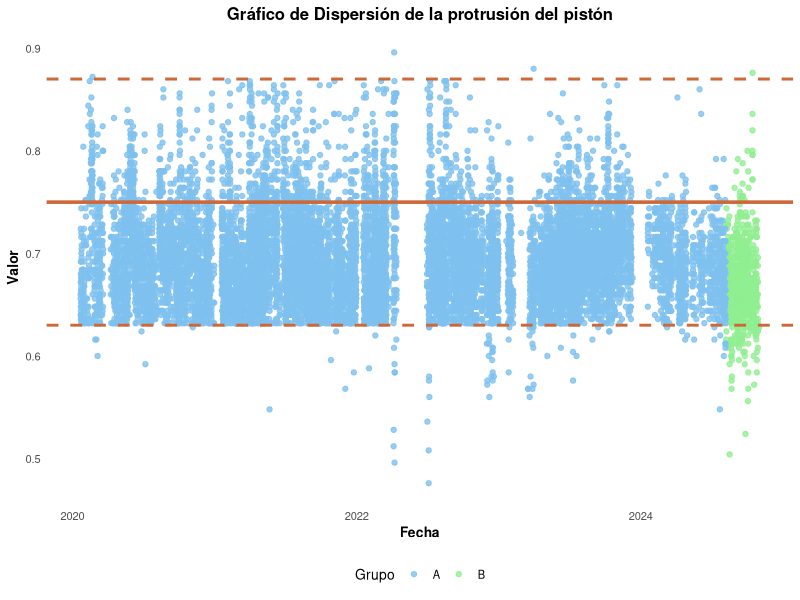

This figure's R source:
## ---- chunk 1

library(readxl)
library(ggplot2)
library(dplyr)
library(knitr)

## ---- chunk 2

TDC <- read_excel("data/PP.xlsx")

TDC <- TDC %>%
  mutate(VALUE = gsub(",", ".", VALUE) %>% as.numeric())

TDC <- TDC |>
  mutate(VALUE = if_else(VALUE == 0, NA_real_, VALUE))

Q1 <- quantile(TDC$VALUE, 0.25, na.rm = TRUE)
Q3 <- quantile(TDC$VALUE, 0.75, na.rm = TRUE)
lower_bound <- Q1 - 3.5 * (Q3 - Q1) 
upper_bound <- Q3 + 3.5 * (Q3 - Q1)

#Por la naturaleza de los datos, se multiplica el IQR por 3.5 para eliminar sólo los valores atìpicos extremos.

TDC <- TDC |>
  filter(VALUE >= lower_bound & VALUE <= upper_bound) |>
  mutate(GRUPO = ifelse(TIME_STAMP < as.POSIXct("2024-08-07 00:00:00"), "A", "B"))

## ---- chunk 3

lower_limit <- 0.75 - 0.12  # 0.63
nominal <- 0.75
upper_limit <- 0.75 + 0.12  # 0.87

# Gráfico de dispersión
ggplot(data = TDC, aes(x = TIME_STAMP, y = VALUE, color = GRUPO)) +
  geom_point(size = 1.5, alpha = 0.8) +
  geom_hline(yintercept = lower_limit, linetype = "dashed", color = "#CD6839", linewidth = 1) +
  geom_hline(yintercept = upper_limit, linetype = "dashed", color = "#CD6839", linewidth = 1) +
  geom_hline(yintercept = nominal, linetype = "solid", color = "#CD6839", linewidth = 1.2) +
  labs(title = "Gráfico de Dispersión de la protrusión del pistón",
       x = "Fecha",
       y = "Valor",
       color = "Grupo") +
  scale_color_manual(values = c("A" = "#7EC0EE", "B" = "#90EE90")) +
  theme_minimal(base_size = 10) +
  theme(
    plot.title = element_text(face = "bold", hjust = 0.5),
    axis.title = element_text(face = "bold"),
    legend.position = "bottom",
    panel.grid.major = element_blank(),  # Elimina las líneas de la cuadrícula mayor
    panel.grid.minor = element_blank()   # Elimina las líneas de la cuadrícula menor
  )


## ---- chunk 4

Resumen <- TDC |>
  group_by(GRUPO) |>
  summarise(
    media = round(mean(VALUE, na.rm = TRUE), 3),
    mediana = round(median(VALUE, na.rm = TRUE), 3),
    sd = round(sd(VALUE, na.rm = TRUE), 3),
    min = round(min(VALUE, na.rm = TRUE), 3),
    max = round(max(VALUE, na.rm = TRUE), 3),
    n = n()
  )

View(Resumen)
kable(Resumen, caption = "Resumen de Medidas Descriptivas por Grupo")

